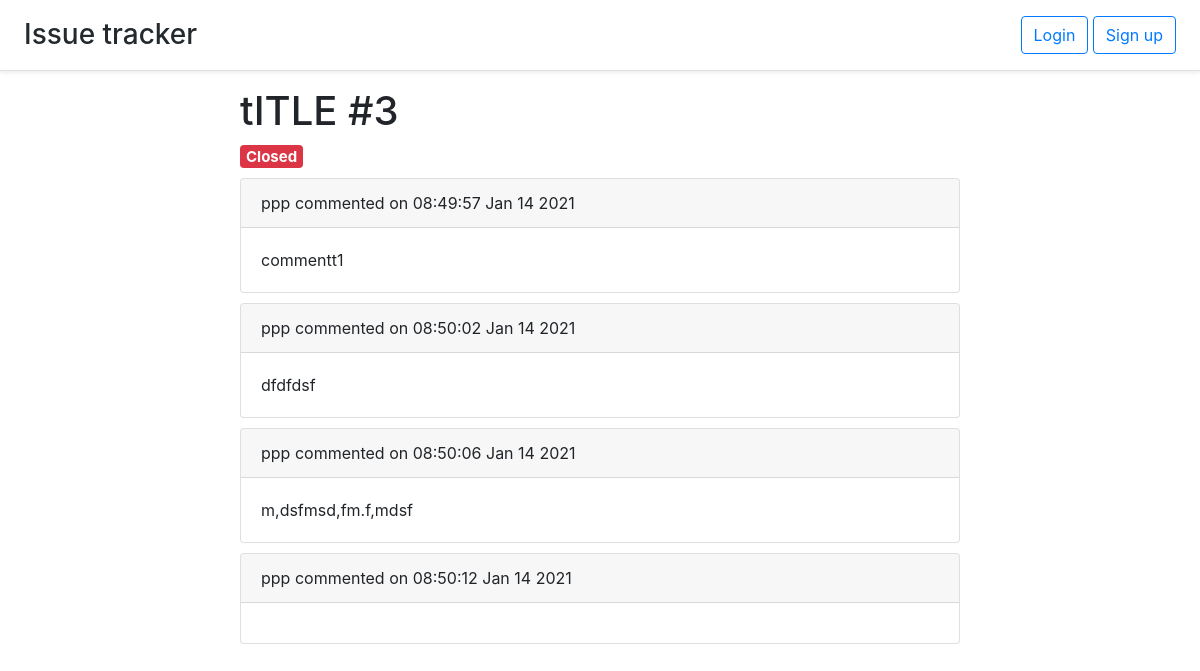
Page /issue/3 on the earlier database version.
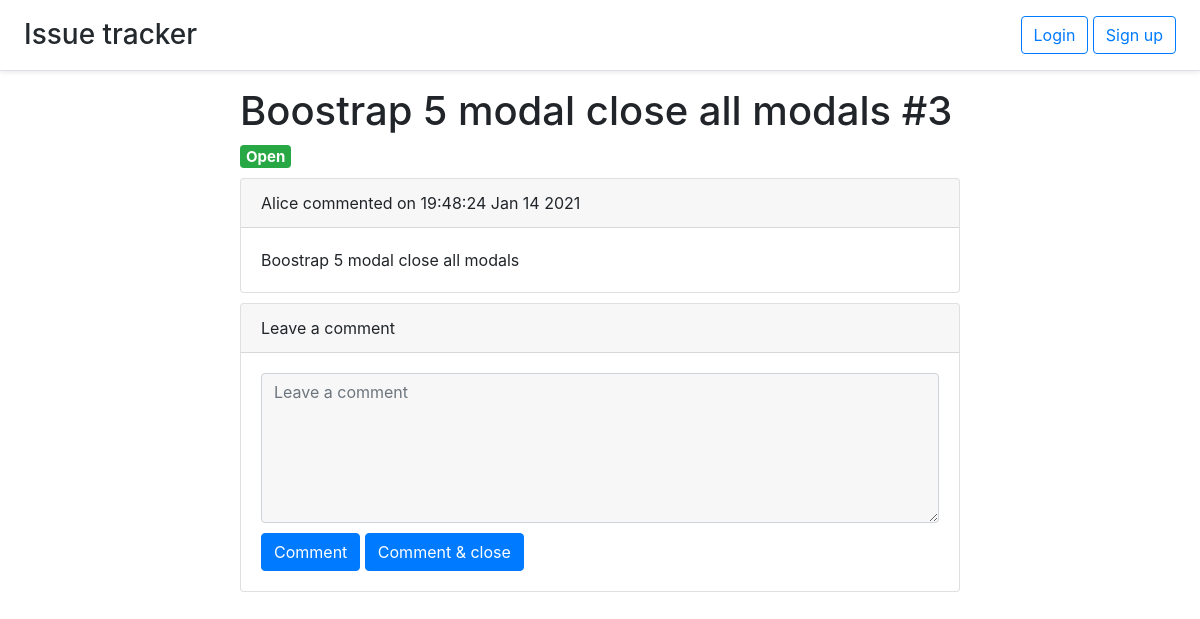
Same page on the later database version.
### issue.py (models this page shows, shortened)
class Issue(db.Model):
    id = db.Column(db.Integer, primary_key=True)
    title = db.Column(db.String(50), nullable=False)
    user_id = db.Column(db.Integer, db.ForeignKey('user.id'))
    comments = db.relationship('Comment', backref='issue', lazy='dynamic')
    labels = db.relationship('Label', backref='issue', lazy='dynamic')
    is_open = db.Column(db.BOOLEAN, default=True)
    timestamp = db.Column(db.DateTime, default=datetime.utcnow)
    def title_and_id(self):
        return self.title + ' #' + str(self.id)

### comment.py (models this page shows)
class Comment(db.Model):
    id = db.Column(db.Integer, primary_key=True)
    text = db.Column(db.Text, nullable=False)
    timestamp = db.Column(db.DateTime, default=datetime.utcnow)
    user_id = db.Column(db.Integer, db.ForeignKey('user.id'))
    issue_id = db.Column(db.Integer, db.ForeignKey('issue.id'))
    def pretty_date(self):
        return self.timestamp.strftime("%H:%M:%S %b %d %Y")

### auth.py (models this page shows)
class User(UserMixin, app.db.Model):
    id = app.db.Column(app.db.Integer, primary_key=True)
    email = app.db.Column(app.db.String(100), unique=True)
    password = app.db.Column(app.db.String(100))
    name = app.db.Column(app.db.String(100))
    issues = app.db.relationship('Issue', backref='user', lazy='dynamic')
    comments = app.db.relationship('Comment', backref='user', lazy='dynamic')

### comment.py (the view)
@comments.route('/issue/<int:issue_id>')
def show_issues(issue_id):
    return render_template('issuepage.html', issue=issue.Issue.query.get(issue_id))

### templates/issuepage.html (shortened to what this page needs)
{% extends 'base.html' %}
{% block content %}
<h1>{{ issue.title_and_id() }}</h1>
<h5>
  {% if issue.is_open %}
  <span class="badge badge-success">Open</span>
  {% else %}
  <span class="badge badge-danger">Closed</span>
  {% endif %}
</h5>
{% for comment in issue.comments.all() %}
<div class="card">
      <div class="card-header">
        {{ comment.user.name }} commented on {{ comment.pretty_date() }}
      </div>
      <div class="card-body"> {{ comment.text }}</div>
</div>
{% endfor %}
{% if issue.is_open %}
<div class="card">
  <div class="card-header">
    Leave a comment
  </div>
  <div class="card-body">
    <form method="post" action="/comment/{{ issue.id }}">
      <textarea name="text" class="form-control issue-textarea-comment" placeholder="Leave a comment"></textarea>
      <input type="submit" name="action" class="btn btn-primary" value="Comment">
      <input type="submit" name="action" class="btn btn-primary" value="Comment & close">
    </form>
  </div>
</div>
{% endif %}
{% endblock %}

Differences in the rows shown:
no longer on this page (row edited): Comment: user.name "ppp", pretty_date "08:49:57 Jan 14 2021", text "commentt1"
no longer on this page (row edited): Comment: user.name "ppp", pretty_date "08:50:02 Jan 14 2021", text "dfdfdsf"
no longer on this page (row edited): Comment: user.name "ppp", pretty_date "08:50:06 Jan 14 2021", text "m,dsfmsd,fm.f,mdsf"
changed Issue: title_and_id "tITLE #3" → "Boostrap 5 modal close all modals #3"; is_open False → True (drawn)
changed Comment: user.name "ppp" → "Alice"; pretty_date "08:50:12 Jan 14 2021" → "19:48:24 Jan 14 2021"; text (not shown) → "Boostrap 5 modal close all modals"
Other differences:
form field action: (not shown) → "Comment"
form field action: (not shown) → "Comment & close"
text no longer shown: "Closed"
text now shown: "Open Leave a comment"
